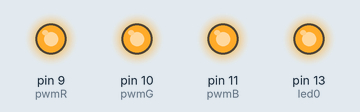
A sketch run on a simulated Arduino Uno, built with avr-gcc and run on an emulated ATmega328P. Parts: output pins drawn as LEDs (lit = HIGH). At 0.0 s the program stops and its outputs stay as they are.

Above: at 0.1 s.
Timing chart, 0 to 1.5 s (numbered marks = the images above):
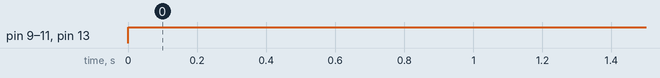

The sketch:

rgb-ring-test.ino
```cpp
int led0 = 13;
int pwmR = 9;
int pwmG = 10;
int pwmB = 11;

void setup() {
  pinMode(led0, OUTPUT);
  pinMode(pwmB, OUTPUT);
  pinMode(pwmR, OUTPUT);
  pinMode(pwmG, OUTPUT);
}

void loop() {
  digitalWrite(13, HIGH);
  for(int i = 0; i = 255; ++i){
    analogWrite(pwmR, i);
    analogWrite(pwmG, i);
    analogWrite(pwmB, i);
    }
}
```

Measured:
- by itself, pin 9 (pwmR), pin 10 (pwmG), pin 11 (pwmB), pin 13 (led0): LOW → HIGH at 0.00 s
